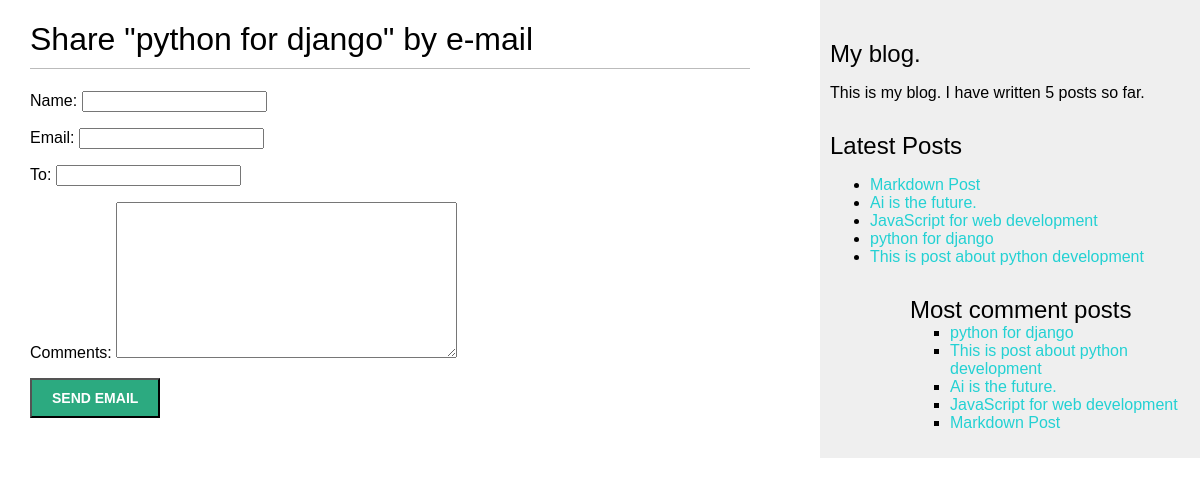
/blog/2/share/, run on the app's committed database.
### blog/models.py (models this page shows, shortened)
class Post(models.Model):
    class Status(models.TextChoices):
        DRAFT = 'DF' ,'Draft'
        PUBLISHED = 'PB' , 'Published'
    title = models.CharField(max_length=250)
    slug = models.SlugField(
                            max_length=250,
                            unique_for_date='publish'
                            )
    author = models.ForeignKey(
        settings.AUTH_USER_MODEL,
        on_delete=models.CASCADE,
        related_name='blog_posts'
    )
    body = models.TextField()
    publish = models.DateTimeField(default=timezone.now)
    created = models.DateTimeField(auto_now_add=True)
    updated = models.DateTimeField(auto_now=True)
    status = models.CharField(
        max_length=2,
        choices=Status,
        default=Status.DRAFT
    )
    objects = models.Manager()
    published = PublishManager()
    tags = TaggableManager()
    class Meta:
        ordering = ['-publish']
        indexes = models.Index(fields=['-publish']),
    def get_absolute_url(self):
        return reverse('blog:post_detail',
                       args=[self.publish.year,
                             self.publish.month,
                             self.publish.day,
                             self.slug])

### blog/views.py (the view)
# urls.py: path('<int:post_id>/share/', views.post_share, name='post_share'),
def post_share(request,post_id):
    post = get_object_or_404(Post,
                              id=post_id,
                              status= Post.Status.PUBLISHED)
    sent = False
    if request.method == 'POST':
        form = EmailPostForm(request.POST)
        if form.is_valid():
            cd = form.cleaned_data
            post_url = request.build_absolute_uri(
                post.get_absolute_url()
            )
            subject = (
                f"{cd['name']} ({cd['email']}) "
                f"recommend the post by {post.title}"
            )
            message = (
                f"read {post.title} at {post_url} \n \n"
                f"{cd['name']}\'s comments: {cd['comments']}"
            )
            send_mail(subject=subject,
                      message=message,
                      from_email=None,
                      recipient_list=[cd['to']])
            sent = True
    else:
        form = EmailPostForm()
    return render(request,
                  'blog/post/share.html',
                  {
                      'post':post,
                      'form':form,
                      'sent':sent
                  })

### blog/forms.py
class EmailPostForm(forms.Form):
    name = forms.CharField(max_length=25)
    email = forms.EmailField()
    to  = forms.EmailField()
    comments = forms.CharField(
        required=False,
        widget=forms.Textarea
    )

### blog/models.py (called while the page is built)
    def get_queryset(self):
        return (super().get_queryset().filter(status=Post.Status.PUBLISHED))

### blog/templatetags/blog_tags.py (called while the page is built)
@register.simple_tag
def total_tags():
    return Post.published.count()

@register.inclusion_tag("blog/post/latest_post.html")
def show_latest_posts(count=5):
    latest_posts = Post.published.order_by('-publish')[:5]
    return {
        'latest_posts': latest_posts
    }

@register.simple_tag
def get_comment_posts(count=5):
    return Post.published.annotate(
        total_comments = Count('comments')
    ).order_by('-total_comments')[:5]

### blog/templates/blog/post/share.html (shortened to what this page needs)
{% extends "blog/base.html" %}
{% block content %}
   {% if sent %}
     <h1>Email sent successfully.</h1>
     <p class="date">
        {{post.title}} was successfully sent to {{form.cleaned_data.to}}
     </p>
   {% else %}
     <h1>Share "{{ post.title }}" by e-mail</h1>
     <form method="post">
        {{form.as_p}}
        <input type="submit" value="Send Email">
     </form>
   {% endif %}
{% endblock content %}

### blog/templates/blog/base.html (shortened to what this page needs)
{% load static %}
{% load blog_tags %}
<!DOCTYPE html>
<html>
    <head>
        <link href="{% static 'css/blog.css' %}" rel="stylesheet">
    </head>
    <body>
        <div id="content">
            {% block content %}
            {% endblock content %}
        </div>
        <div id="sidebar">
            <h2>My blog.</h2>
            <p>This is my blog.
              I have written {% total_tags %} posts so far.
            </p>
            <h2>Latest Posts</h2>
            {% show_latest_posts 3 %}
            <h2>Most comment posts</h2>
            {% get_comment_posts as most_comment_post %}
            <ul>
                {% for post in most_comment_post %}
                  <li>
                    <a href="{{post.get_absolute_url}}">{{post.title}}</a>
                  </li>
                {% endfor %}
            </ul>
        </div>
    </body>
</html>

### blog/templates/blog/post/latest_post.html
<ul>
    {% for post in latest_posts %}
      <li>
         <a href="{{post.get_absolute_url}}">{{post.title}}</a>
      </li>
    {% endfor %}
<ul>

### blog/static/css/blog.css (style rules this page uses)
body { margin: 0; padding: 0; font-family: Helvetica, sans-serif; }
a { color: rgb(35, 209 ,211); text-decoration: none; }
h1 { font-weight: normal; border-bottom: 1px solid #bbb; padding: 0 0 10px 0; }
h2 { font-weight: normal; margin: 30px 0 0; }
#content { float: left; width: 60%; padding: 0 0 0 30px; }
#sidebar { float: right; width: 30%; padding: 10px; background: #efefef; height: 100%; }
input[type=submit] { font-weight: bold; background: #2caa80; color: #fff; padding: 10px 20px; font-size: 14px; text-transform: uppercase; }

### data on the page
Post: title "python for django"
Post: title "Markdown Post"
Post: title "Ai is the future."
Post: title "JavaScript for web development"
Post: title "This is post about python development"
